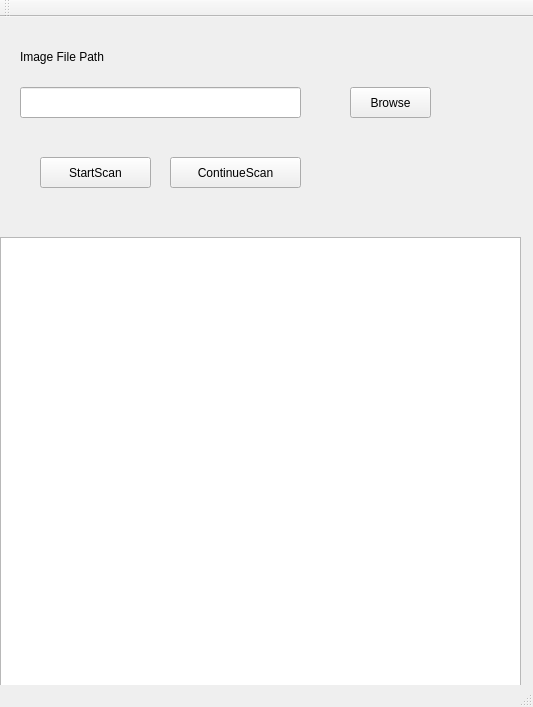
<?xml version="1.0" encoding="UTF-8"?>
<ui version="4.0">
 <class>DemoClass</class>
 <widget class="QMainWindow" name="DemoClass">
  <property name="geometry">
   <rect>
    <x>0</x>
    <y>0</y>
    <width>533</width>
    <height>707</height>
   </rect>
  </property>
  <property name="windowTitle">
   <string>Demo</string>
  </property>
  <widget class="QWidget" name="centralWidget">
   <widget class="QPushButton" name="pushButton">
    <property name="geometry">
     <rect>
      <x>350</x>
      <y>70</y>
      <width>81</width>
      <height>31</height>
     </rect>
    </property>
    <property name="text">
     <string>Browse</string>
    </property>
   </widget>
   <widget class="QPushButton" name="pushButton_2">
    <property name="geometry">
     <rect>
      <x>40</x>
      <y>140</y>
      <width>111</width>
      <height>31</height>
     </rect>
    </property>
    <property name="text">
     <string>StartScan</string>
    </property>
   </widget>
   <widget class="QLineEdit" name="lineEdit">
    <property name="geometry">
     <rect>
      <x>20</x>
      <y>70</y>
      <width>281</width>
      <height>31</height>
     </rect>
    </property>
   </widget>
   <widget class="QLabel" name="label">
    <property name="geometry">
     <rect>
      <x>20</x>
      <y>30</y>
      <width>161</width>
      <height>20</height>
     </rect>
    </property>
    <property name="text">
     <string>Image File Path</string>
    </property>
   </widget>
   <widget class="QPushButton" name="pushButton_3">
    <property name="geometry">
     <rect>
      <x>170</x>
      <y>140</y>
      <width>131</width>
      <height>31</height>
     </rect>
    </property>
    <property name="text">
     <string>ContinueScan</string>
    </property>
   </widget>
   <widget class="QTextEdit" name="textEdit">
    <property name="geometry">
     <rect>
      <x>0</x>
      <y>220</y>
      <width>521</width>
      <height>451</height>
     </rect>
    </property>
   </widget>
  </widget>
  <widget class="QMenuBar" name="menuBar">
   <property name="geometry">
    <rect>
     <x>0</x>
     <y>0</y>
     <width>533</width>
     <height>18</height>
    </rect>
   </property>
  </widget>
  <widget class="QToolBar" name="mainToolBar">
   <attribute name="toolBarArea">
    <enum>TopToolBarArea</enum>
   </attribute>
   <attribute name="toolBarBreak">
    <bool>false</bool>
   </attribute>
  </widget>
  <widget class="QStatusBar" name="statusBar"/>
 </widget>
 <layoutdefault spacing="6" margin="11"/>
 <resources>
  <include location="Demo.qrc"/>
 </resources>
 <connections>
  <connection>
   <sender>lineEdit</sender>
   <signal>textEdited(QString)</signal>
   <receiver>DemoClass</receiver>
   <slot>on_lineEdit_textEdited()</slot>
   <hints>
    <hint type="sourcelabel">
     <x>117</x>
     <y>109</y>
    </hint>
    <hint type="destinationlabel">
     <x>105</x>
     <y>225</y>
    </hint>
   </hints>
  </connection>
  <connection>
   <sender>pushButton</sender>
   <signal>clicked()</signal>
   <receiver>DemoClass</receiver>
   <slot>on_pushButton_clicked()</slot>
   <hints>
    <hint type="sourcelabel">
     <x>382</x>
     <y>101</y>
    </hint>
    <hint type="destinationlabel">
     <x>255</x>
     <y>225</y>
    </hint>
   </hints>
  </connection>
  <connection>
   <sender>pushButton_2</sender>
   <signal>clicked()</signal>
   <receiver>DemoClass</receiver>
   <slot>on_pushButton2_clicked()</slot>
   <hints>
    <hint type="sourcelabel">
     <x>55</x>
     <y>171</y>
    </hint>
    <hint type="destinationlabel">
     <x>41</x>
     <y>225</y>
    </hint>
   </hints>
  </connection>
  <connection>
   <sender>pushButton_3</sender>
   <signal>clicked()</signal>
   <receiver>DemoClass</receiver>
   <slot>on_pushButton3_clicked()</slot>
   <hints>
    <hint type="sourcelabel">
     <x>232</x>
     <y>185</y>
    </hint>
    <hint type="destinationlabel">
     <x>216</x>
     <y>318</y>
    </hint>
   </hints>
  </connection>
  <connection>
   <sender>textEdit</sender>
   <signal>textChanged()</signal>
   <receiver>DemoClass</receiver>
   <slot>on_textEdit_textEdited()</slot>
   <hints>
    <hint type="sourcelabel">
     <x>265</x>
     <y>319</y>
    </hint>
    <hint type="destinationlabel">
     <x>268</x>
     <y>476</y>
    </hint>
   </hints>
  </connection>
 </connections>
 <slots>
  <slot>on_lineEdit_textEdited()</slot>
  <slot>on_pushButton_clicked()</slot>
  <slot>on_pushButton2_clicked()</slot>
  <slot>on_pushButton3_clicked()</slot>
  <slot>on_plainTextEdit_textEdited()</slot>
  <slot>on_textEdit_textEdited()</slot>
 </slots>
</ui>
